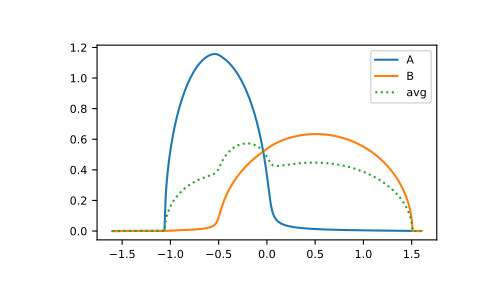

This figure's Python source:
from functools import partial

import gftool as gt
import numpy as np
import matplotlib.pyplot as plt

eps = np.array([-0.5, 0.5])
c = np.array([0.3, 0.7])
t = np.array([[1.0, 0.3],
              [0.3, 1.2]])
hilbert = partial(gt.bethe_hilbert_transform, half_bandwidth=1)

ww = np.linspace(-1.6, 1.6, num=1000) + 1e-4j
self_beb_ww = gt.beb.solve_root(ww, e_onsite=eps, concentration=c, hopping=t,
                                hilbert_trafo=hilbert)
gf_loc_ww = gt.beb.gf_loc_z(ww, self_beb_ww, hopping=t, hilbert_trafo=hilbert)

__ = plt.plot(ww.real, -1./np.pi/c[0]*gf_loc_ww[:, 0].imag, label='A')
__ = plt.plot(ww.real, -1./np.pi/c[1]*gf_loc_ww[:, 1].imag, label='B')
__ = plt.plot(ww.real, -1./np.pi*np.sum(gf_loc_ww.imag, axis=-1), ':', label='avg')
__ = plt.legend()
plt.show()
